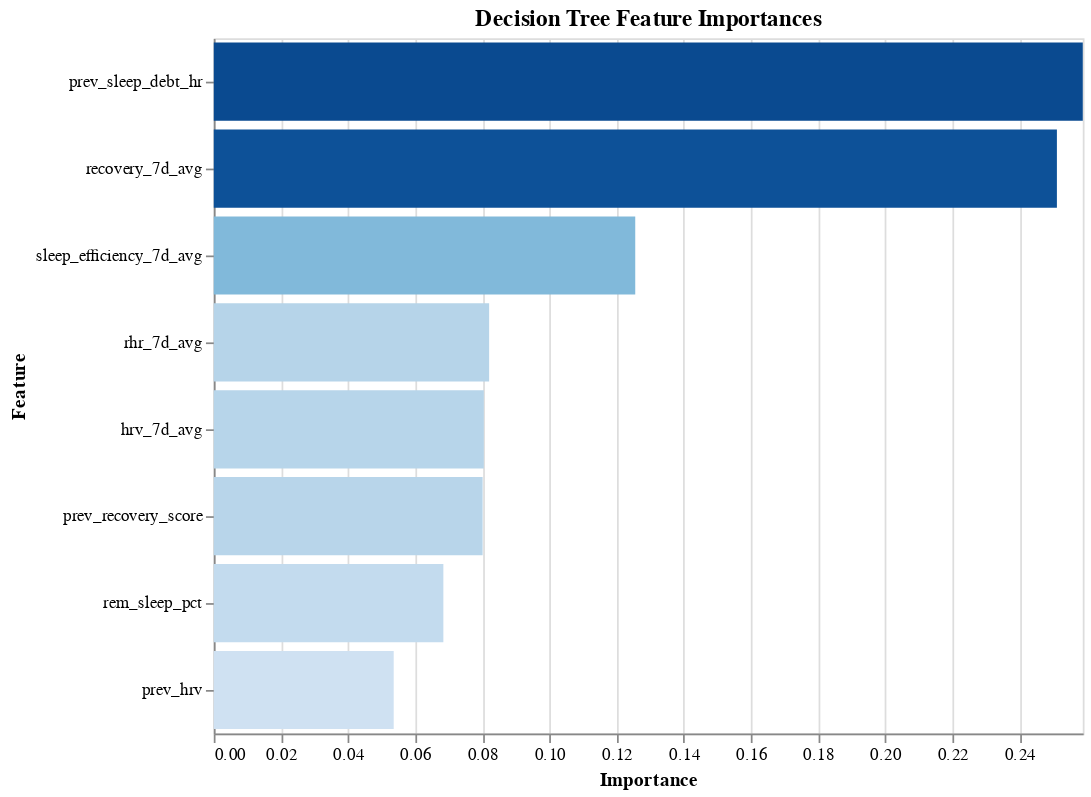

Notebook code for this chart:
### Markdown cell above
decision tree not performing well

### Code cell
# Feature importance plot
importance_df = pd.DataFrame({
    'Feature': X_train.columns,
    'Importance': dt_model.feature_importances_
}).sort_values(by='Importance', ascending=False)

importance_chart = alt.Chart(importance_df).mark_bar().encode(
    x=alt.X('Importance:Q', scale=alt.Scale(domain=[0, importance_df['Importance'].max()])),
    y=alt.Y('Feature:N', sort='-x'),
    tooltip=['Feature', 'Importance'],
    color=alt.Color('Importance:Q', scale=alt.Scale(scheme='blues'), legend=None)
).properties(
    title='Decision Tree Feature Importances',
    width=500,
    height=400
)

importance_chart

### Figure 1 — Vega-Lite specification as saved in the notebook (floating-point values rounded to 4 significant figures)
{"config": {"view": {"continuousWidth": 300, "continuousHeight": 300}}, "data": {"name": "data-b64dc48010389551ca22f02c159f9a76"}, "mark": {"type": "bar"}, "encoding": {"color": {"field": "Importance", "legend": null, "scale": {"scheme": "blues"}, "type": "quantitative"}, "tooltip": [{"field": "Feature", "type": "nominal"}, {"field": "Importance", "type": "quantitative"}], "x": {"field": "Importance", "scale": {"domain": [0, 0.2588]}, "type": "quantitative"}, "y": {"field": "Feature", "sort": "-x", "type": "nominal"}}, "height": 400, "title": "Decision Tree Feature Importances", "width": 500, "$schema": "https://vega.github.io/schema/vega-lite/v5.14.1.json", "datasets": {"data-b64dc48010389551ca22f02c159f9a76": [{"Feature": "prev_sleep_debt_hr", "Importance": 0.2588}, {"Feature": "recovery_7d_avg", "Importance": 0.2511}, {"Feature": "sleep_efficiency_7d_avg", "Importance": 0.1255}, {"Feature": "rhr_7d_avg", "Importance": 0.08202}, {"Feature": "hrv_7d_avg", "Importance": 0.08042}, {"Feature": "prev_recovery_score", "Importance": 0.08008}, {"Feature": "rem_sleep_pct", "Importance": 0.06838}, {"Feature": "prev_hrv", "Importance": 0.05359}]}}
